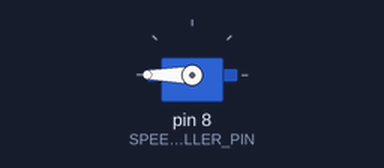
The sketch below on a simulated Arduino Uno, built with avr-gcc and run on an emulated ATmega328P. Parts: servo.

Above: at 0.05 s.
At 3.0 s:
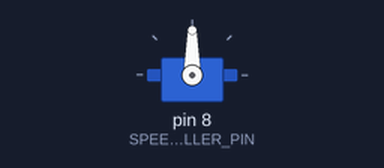
At 6.0 s:
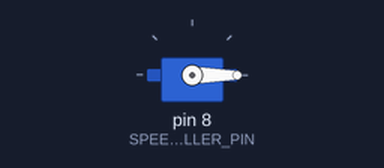
Timing chart, 0 to 7.8 s (numbered marks = the images above):
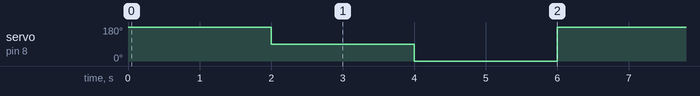

The sketch:

speed_controller_calibration.ino
```cpp
/* CALIBRATION CODE */
/* Connect the speed controller to the corresponding PWM pin on the arduino and
   GND (+5V is optional).

   FULL FORWARD - 180
   FULL BACKWARD - 0
   NEUTRAL - 90

   CAUTION: Clear you hands and wires of motor if attached to speed controller.

   INSTRUCTIONS:

   1. Connect arduino to speed controller.
   2. Wait for indicator LED on speed controller to turn away from blinking orange.
   3. Press and hold the "CAL" button on the speed controller.
   4. Wait about 12 seconds.
   5. Release the "CAL" button.

   If the speed controller is blinking orange, the program probably hasn't been
   uploaded, or the board is not wired correctly.
*/

#include <Servo.h>

int SPEED_CONTROLLER_PIN = 8; // set to the appropriate pin for your application

Servo sc;

void setup(){
  sc.attach(SPEED_CONTROLLER_PIN);
}

void loop(){
  // Forward
  sc.write(180);
  delay(2000);

  // Stop
  sc.write(90);
  delay(2000);

  // Reverse
  sc.write(0);
  delay(2000);
}
```

Measured:
- by itself, servo on pin 8 (SPEED_CONTROLLER_PIN): repeats every 6.0 s: 0° 2.0 s, 180° 2.0 s, 90° 2.0 s
